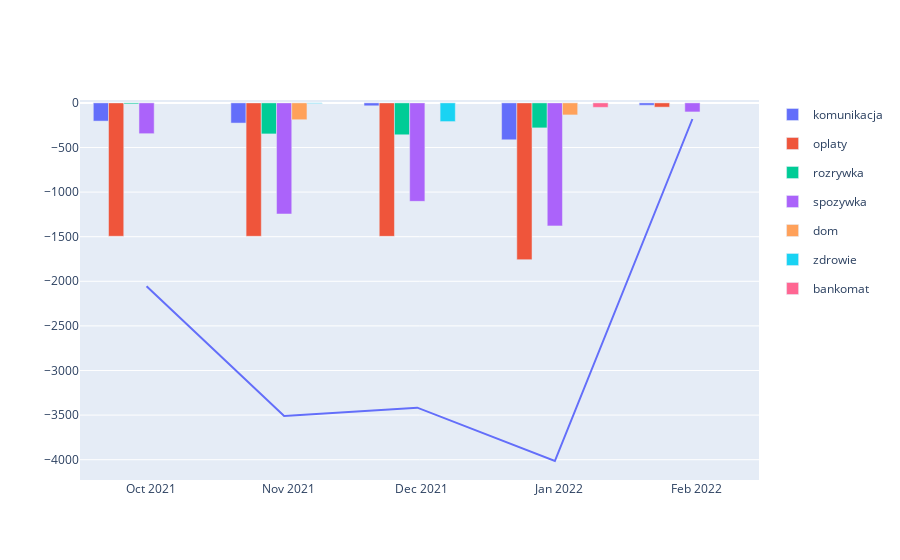

Source (notebook cell):
### Code cell
fig = go.Figure()
fig.add_traces(list(pex.bar(df,
                           x=db.DATA_OP,
                           y=db.AMOUNT,
                           color='parCat',
                           barmode='group').select_traces()))

fig.add_traces(list(pex.line(df_bilans,
                               x=db.DATA_OP,
                               y=db.AMOUNT).select_traces()))

fig.show()

### Figure 1 — Plotly figure (JSON) as saved in the notebook; plotly's stock layout.template omitted (floating-point values rounded to 4 significant figures)
{"data": [{"alignmentgroup": "True", "hovertemplate": "parCat=komunikacja<br>data_operacji=%{x}<br>kwota=%{y}<extra></extra>", "legendgroup": "komunikacja", "marker": {"color": "#636efa", "pattern": {"shape": ""}}, "name": "komunikacja", "offsetgroup": "komunikacja", "orientation": "v", "showlegend": true, "textposition": "auto", "type": "bar", "x": ["2021-09-30T00:00:00", "2021-10-31T00:00:00", "2021-11-30T00:00:00", "2021-12-31T00:00:00", "2022-01-31T00:00:00"], "xaxis": "x", "y": [-204.1, -226.1, -32.59, -413.6, -26.53], "yaxis": "y"}, {"alignmentgroup": "True", "hovertemplate": "parCat=oplaty<br>data_operacji=%{x}<br>kwota=%{y}<extra></extra>", "legendgroup": "oplaty", "marker": {"color": "#EF553B", "pattern": {"shape": ""}}, "name": "oplaty", "offsetgroup": "oplaty", "orientation": "v", "showlegend": true, "textposition": "auto", "type": "bar", "x": ["2021-09-30T00:00:00", "2021-10-31T00:00:00", "2021-11-30T00:00:00", "2021-12-31T00:00:00", "2022-01-31T00:00:00"], "xaxis": "x", "y": [-1495.0, -1496.0, -1496.0, -1757.0, -47.6], "yaxis": "y"}, {"alignmentgroup": "True", "hovertemplate": "parCat=rozrywka<br>data_operacji=%{x}<br>kwota=%{y}<extra></extra>", "legendgroup": "rozrywka", "marker": {"color": "#00cc96", "pattern": {"shape": ""}}, "name": "rozrywka", "offsetgroup": "rozrywka", "orientation": "v", "showlegend": true, "textposition": "auto", "type": "bar", "x": ["2021-09-30T00:00:00", "2021-10-31T00:00:00", "2021-11-30T00:00:00", "2021-12-31T00:00:00"], "xaxis": "x", "y": [-11.5, -347.8, -357.5, -280.1], "yaxis": "y"}, {"alignmentgroup": "True", "hovertemplate": "parCat=spozywka<br>data_operacji=%{x}<br>kwota=%{y}<extra></extra>", "legendgroup": "spozywka", "marker": {"color": "#ab63fa", "pattern": {"shape": ""}}, "name": "spozywka", "offsetgroup": "spozywka", "orientation": "v", "showlegend": true, "textposition": "auto", "type": "bar", "x": ["2021-09-30T00:00:00", "2021-10-31T00:00:00", "2021-11-30T00:00:00", "2021-12-31T00:00:00", "2022-01-31T00:00:00"], "xaxis": "x", "y": [-345.1, -1246.0, -1104.0, -1379.0, -101.4], "yaxis": "y"}, {"alignmentgroup": "True", "hovertemplate": "parCat=dom<br>data_operacji=%{x}<br>kwota=%{y}<extra></extra>", "legendgroup": "dom", "marker": {"color": "#FFA15A", "pattern": {"shape": ""}}, "name": "dom", "offsetgroup": "dom", "orientation": "v", "showlegend": true, "textposition": "auto", "type": "bar", "x": ["2021-10-31T00:00:00", "2021-12-31T00:00:00"], "xaxis": "x", "y": [-188.6, -134.9], "yaxis": "y"}, {"alignmentgroup": "True", "hovertemplate": "parCat=zdrowie<br>data_operacji=%{x}<br>kwota=%{y}<extra></extra>", "legendgroup": "zdrowie", "marker": {"color": "#19d3f3", "pattern": {"shape": ""}}, "name": "zdrowie", "offsetgroup": "zdrowie", "orientation": "v", "showlegend": true, "textposition": "auto", "type": "bar", "x": ["2021-10-31T00:00:00", "2021-11-30T00:00:00"], "xaxis": "x", "y": [-7.07, -209.6], "yaxis": "y"}, {"alignmentgroup": "True", "hovertemplate": "parCat=bankomat<br>data_operacji=%{x}<br>kwota=%{y}<extra></extra>", "legendgroup": "bankomat", "marker": {"color": "#FF6692", "pattern": {"shape": ""}}, "name": "bankomat", "offsetgroup": "bankomat", "orientation": "v", "showlegend": true, "textposition": "auto", "type": "bar", "x": ["2021-12-31T00:00:00"], "xaxis": "x", "y": [-50], "yaxis": "y"}, {"hovertemplate": "data_operacji=%{x}<br>kwota=%{y}<extra></extra>", "legendgroup": "", "line": {"color": "#636efa", "dash": "solid"}, "marker": {"symbol": "circle"}, "mode": "lines", "name": "", "orientation": "v", "showlegend": false, "type": "scatter", "x": ["2021-09-30T00:00:00", "2021-10-31T00:00:00", "2021-11-30T00:00:00", "2021-12-31T00:00:00", "2022-01-31T00:00:00"], "xaxis": "x", "y": [-2056.0, -3511.0, -3417.0, -4015.0, -180.6], "yaxis": "y"}], "layout": {}}
